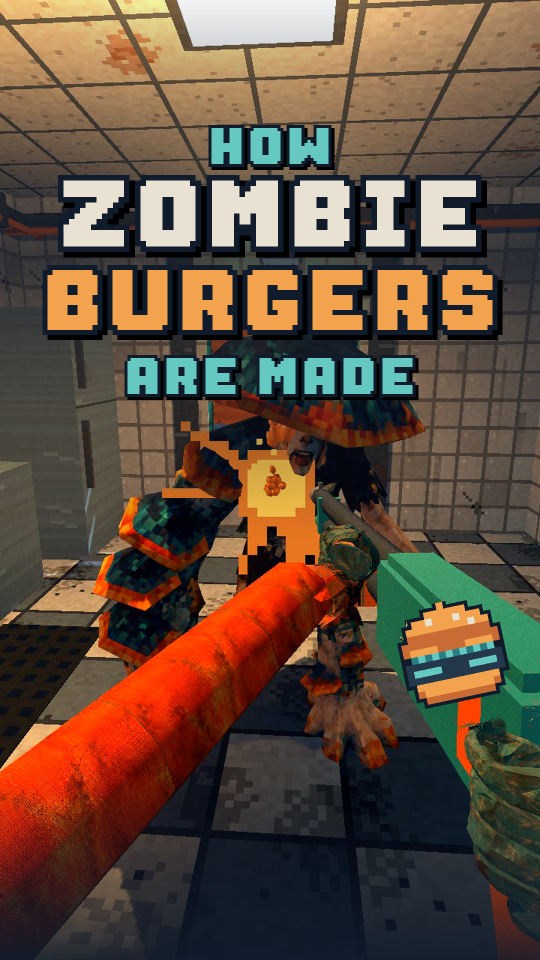
#> input picture docs/marketing/shorts/zombie_burgers_cover.png, 1080 x 1920 px (shown at 1/2 size)
$ python -i make_short_covers.py   (imports and definitions only)
#> lines starting #> are read from the running program, lines starting #| are printed output that depends on the picture
### tools/make_thumbnail.py
#!/usr/bin/env python3
# The YouTube thumbnail: docs/marketing/youtube_thumbnail.png (1280x720)
#
#   xvfb-run -a godot --path . --rendering-method gl_compatibility --fixed-fps 30 \
#       --script res://tools/capture_thumbnail.gd -- /tmp/drivethru_thumb
#   python3 tools/make_thumbnail.py /tmp/drivethru_thumb/thumb_a.png
#
# Text is drawn from the game's own pixel font (fonts/pixel/glyphs.txt), so it
# matches the lettering in the game; the burger is the game's pixel icon.
import os, sys
from PIL import Image, ImageDraw, ImageFilter, ImageEnhance

ROOT = os.path.join(os.path.dirname(os.path.abspath(__file__)), "..")
OUT = os.path.join(ROOT, "docs/marketing/youtube_thumbnail.png")
CHALK = (233, 225, 209)
AMBER = (243, 163, 77)
TEAL = (101, 201, 194)
ORANGE = (201, 107, 53)
NAVY = (16, 28, 44)


def load_glyphs():
    g, cur = {}, None
    for line in open(os.path.join(ROOT, "fonts/pixel/glyphs.txt")).read().split("\n"):
        if line.startswith("glyph "):
            p = line.split(" ")
            cur = " " if p[1] == "space" else p[1]
            g[cur] = (int(p[2]), [])
        elif line.strip() and cur is not None:
            g[cur][1].append(line.strip())
        elif not line.strip():
            cur = None
    return g


G = load_glyphs()


def text_width(s, scale):
    return sum((len(G[c][1][0]) + 1) * scale for c in s.upper()) - scale


# [22 lines left out: function draw_text, not called in this run]


BURGER = [  # game/icons.gd "burger_special"
    ".......a........",
    ".....aaaaaa.....",
    "...aawaaawaaa...",
    "..aaaaaaaaawaa..",
    "..oooooooooooo..",
    ".oooooooooooooo.",
    ".oaaaaooooaaaao.",
    "..tetetetetete..",
    ".ssssssssssssss.",
    ".seeeesssseeees.",
    ".ssssssssssssss.",
    "..aaaaaaaaaaaa..",
    "..oaaaaaaaaaao..",
    "...oooooooooo...",
    "................",
    "................"]
KEY = {"a": AMBER, "o": ORANGE, "w": CHALK, "t": (40, 126, 131), "e": TEAL, "s": (36, 56, 75), "c": (39, 45, 50), "n": NAVY}


# [50 lines left out: functions burger, main, not called in this run]


# [2 lines that do not run on import are left out]

### tools/make_short_covers.py
#!/usr/bin/env python3
# Covers (thumbnails) for the YouTube Shorts: docs/marketing/shorts/*.png (1080x1920)
#
#   python3 tools/make_short_covers.py <frames dir>
# The frames are clean portrait frames from tools/film_shorts.gd (no hook or
# caption), e.g. filmed with:  -- kill "" ""  and picked with ffmpeg:
#   kill_33.png (the shotgun hit), g_95.png (grill_long), lancer_stab_70.png
# Text is the game's pixel font via tools/make_thumbnail.py.
import os, sys
from PIL import Image, ImageDraw, ImageEnhance
sys.path.insert(0, os.path.dirname(os.path.abspath(__file__)))
import make_thumbnail as M

# [1 line that did not run here, left out]
W, H = 1080, 1920


def base(path):
    im = Image.open(path).convert("RGB").resize((W, H), Image.LANCZOS)
#> im is the input picture: PIL image 1080x1920 RGB; mean R, G, B 96.5, 76.7, 60.8
    im = ImageEnhance.Color(im).enhance(1.2)
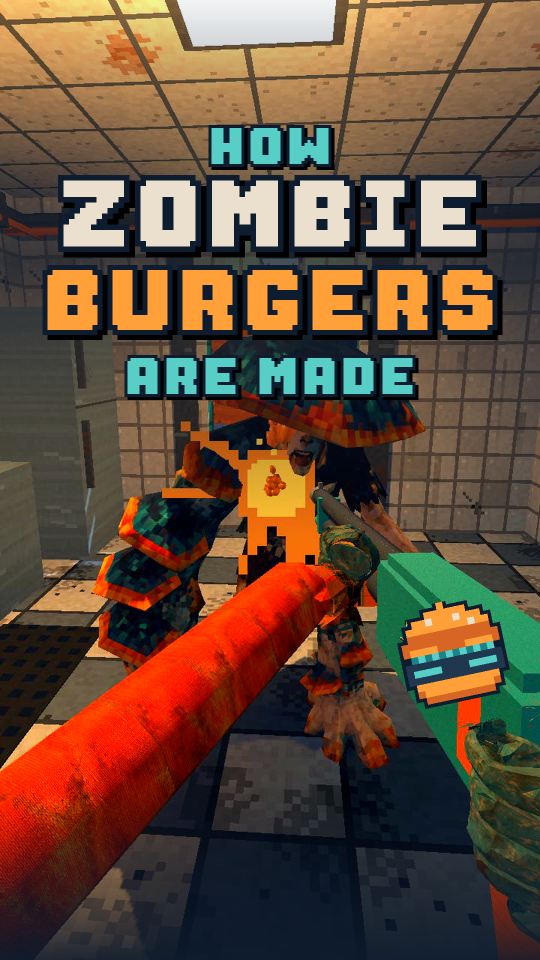
#> im: PIL image 1080x1920 RGB (shown at 1/2 size); mean R, G, B 98.5, 75.5, 57.5
    im = ImageEnhance.Contrast(im).enhance(1.08).convert("RGBA")
#> im: PIL image 1080x1920 RGBA
    # darken the top for the words
    shade = Image.new("L", (W, H), 0)
#> shade: PIL image 1080x1920 L; every value is 0
    d = ImageDraw.Draw(shade)
    for y in range(H):
        top = 200 * (1 - abs(y - 520) / 560)
        bottom = 235 * (y - 1560) / 360          # and fade out the game HUD at the bottom
        d.line([(0, y), (W, y)], fill=int(max(0, top, bottom)))
#> (the run stopped early here; a loop or call above may not have finished)

$ run again, on enemies/lancer/source/stylized_creature_stylized+creature+3d+model_basecolor.jpg
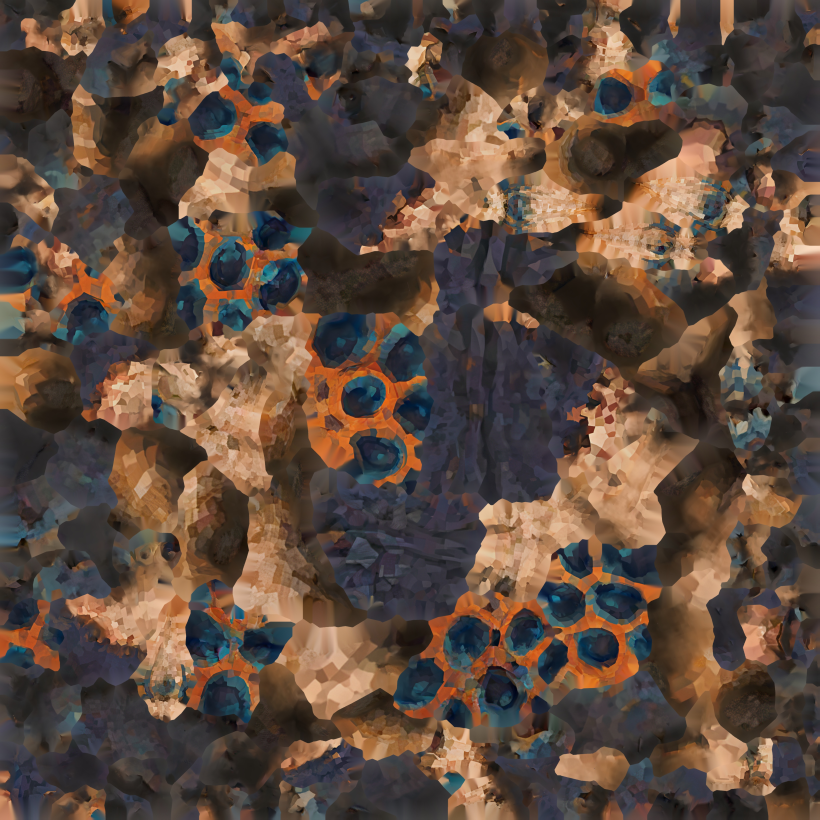
#> input picture enemies/lancer/source/stylized_creature_stylized+creature+3d+model_basecolor.jpg, 4096 x 4096 px (shown at 1/5 size)
#> in base, `im = Image.open(path).convert("RGB").resize((W, H), Image.LANCZOS)`:
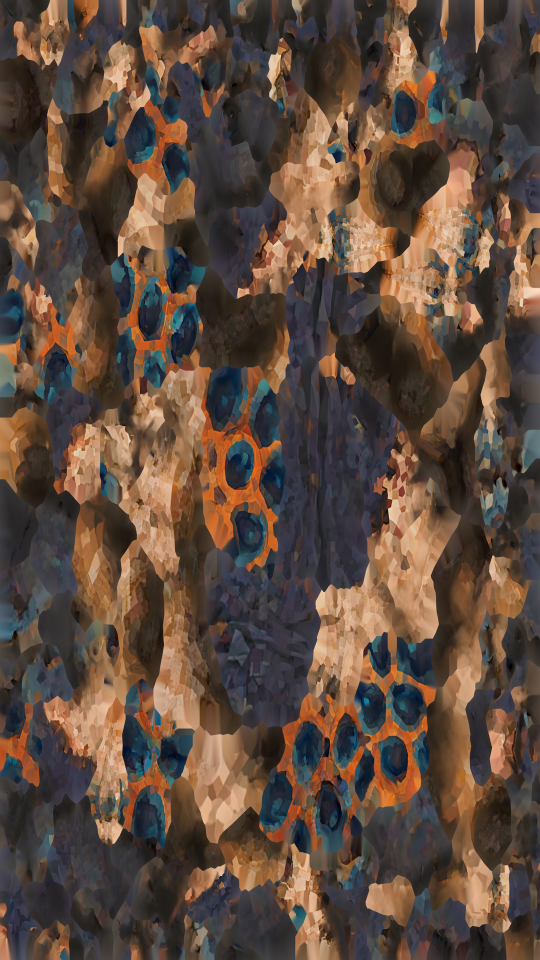
#> im: PIL image 1080x1920 RGB (shown at 1/2 size); mean R, G, B 93.7, 74.1, 61.7
#> shade: PIL image 1080x1920 L; every value is 0
